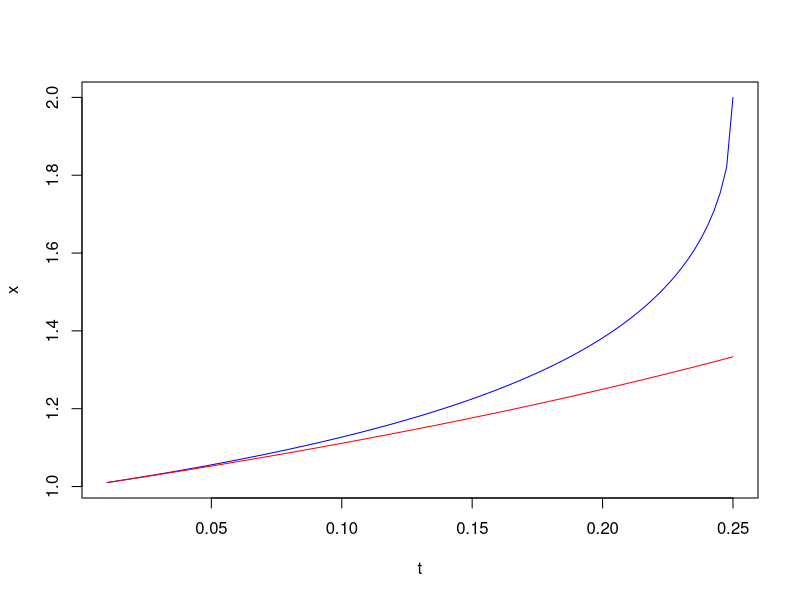

R code for this plot:

test_2 = function () {
	f_0 = function (t) {
		x = 1 - sqrt (1 - 4 * t)
		x = x / 2 / t
	}
	f_1 = function (t) {
		1 / (1 - t)
	}
	ts = seq (1 / 100, 1 / 4, len=100)
	xs_0 = f_0 (ts)
	xs_1 = f_1 (ts)
	plot (range (ts), range (xs_0, xs_1), type="n", xlab="t", ylab="x")
	lines (ts, xs_0, col="blue")
	lines (ts, xs_1, col="red")
}

test_2 ()

test_1 <- function () {
	f <- function (n1, n2, n3) {
		a <- factorial (n1 + n2 + n3 + 2);
		b <- factorial (n1) * factorial (n2) * factorial (n3);
		c <- (n2 + n3 + 2) * (n3 * 1);
		a / b / c;
	}

	print (f (2, 3, 5))
	print (f (3, 5, 2))
	print (f (5, 2, 3))
}
